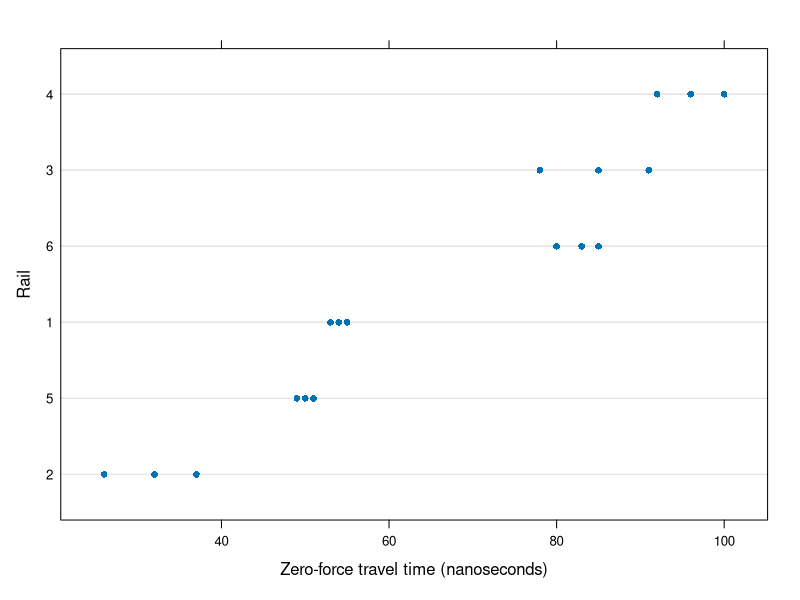
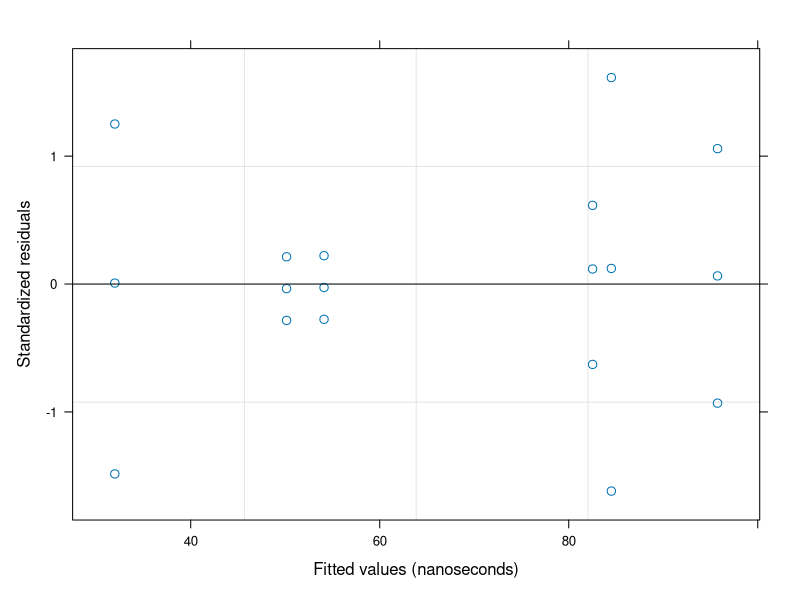
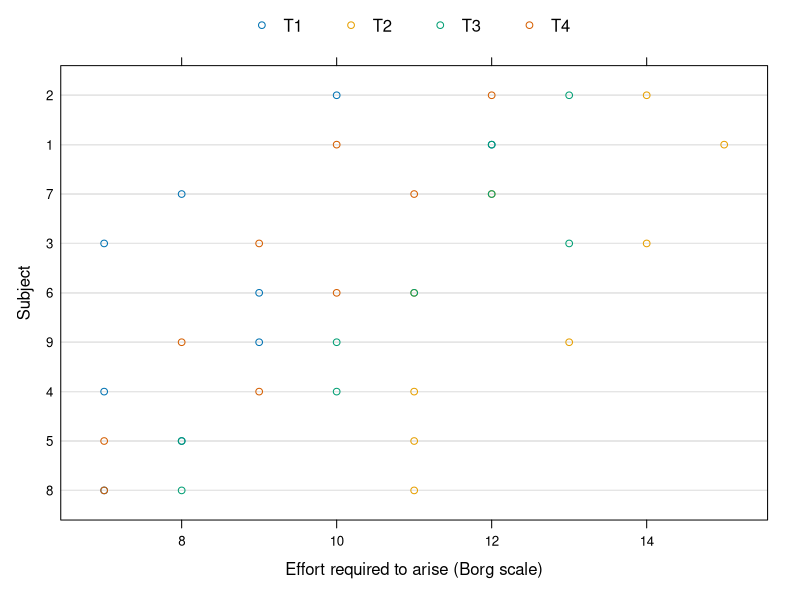
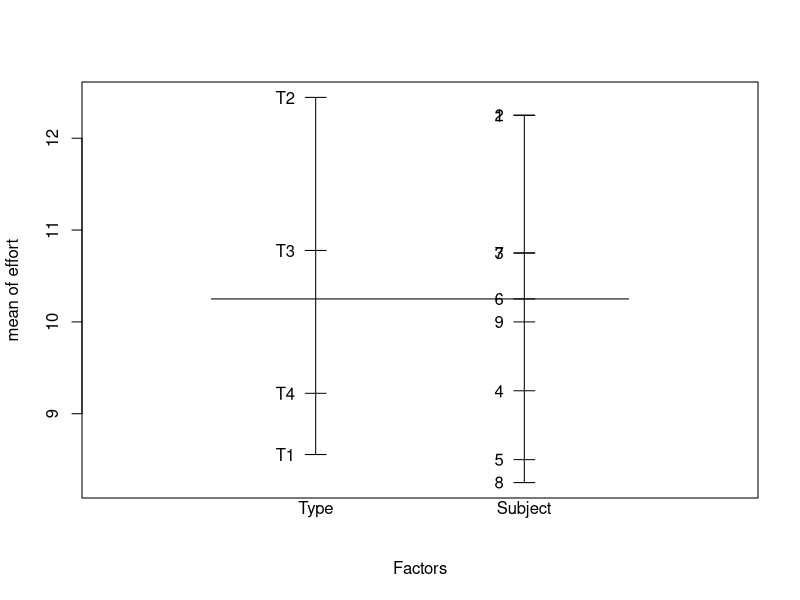
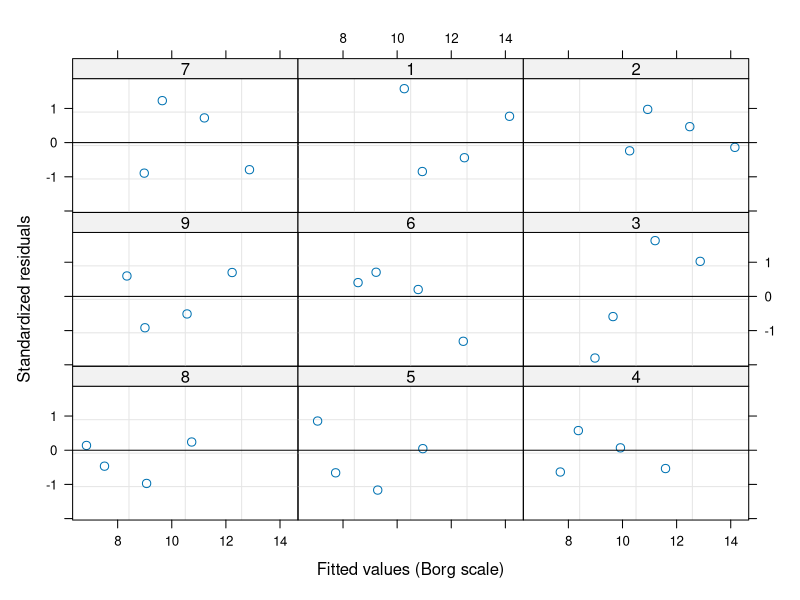
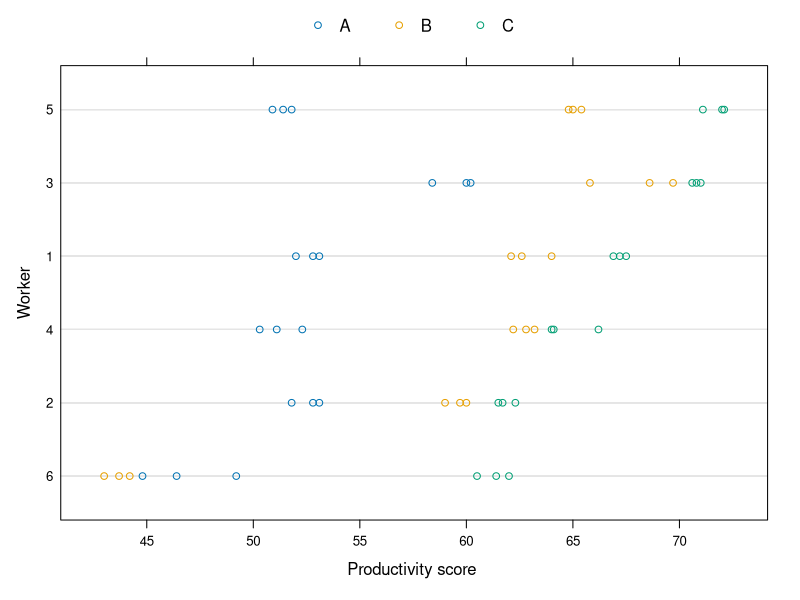
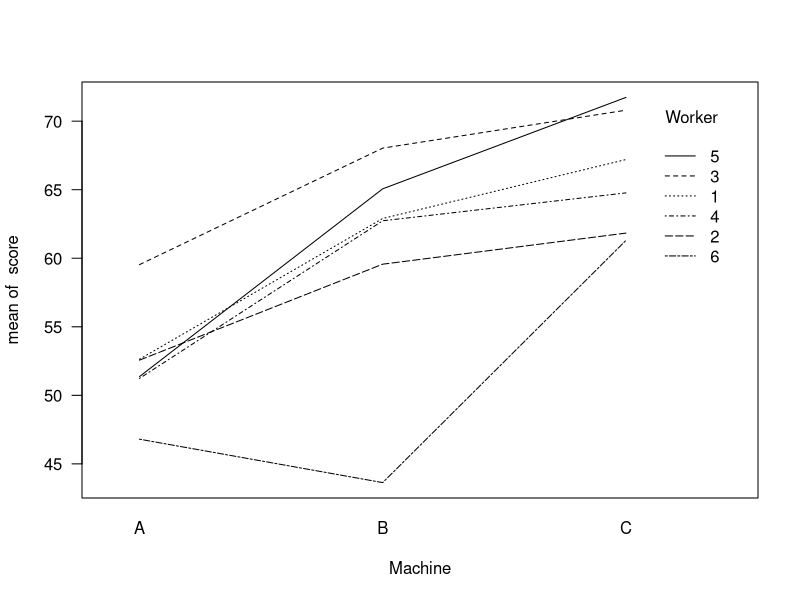
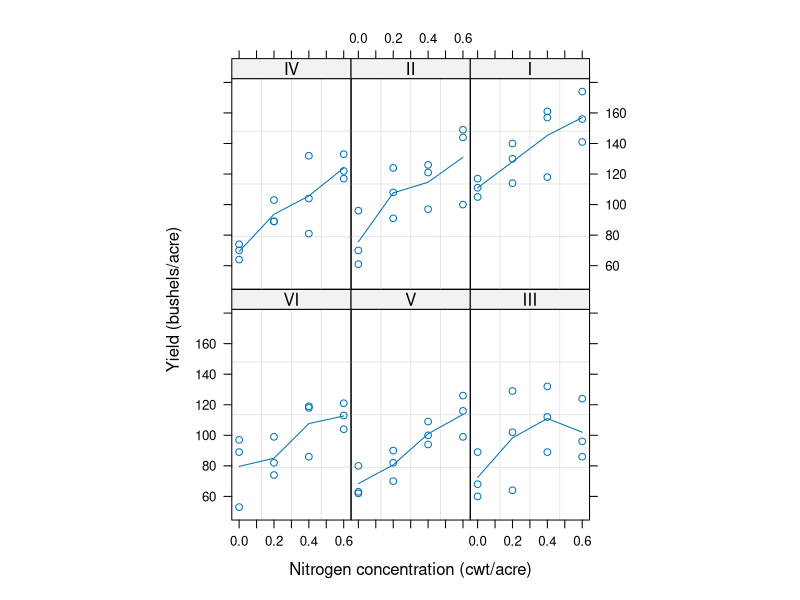

The R source for these figures, in order:
## ---- chunk 1
knitr::opts_chunk$set(echo = TRUE)
knitr::opts_chunk$set(fig.align = "center")
knitr::opts_chunk$set(fig.height = 4)
knitr::opts_chunk$set(fig.width = 4)
## ---- chunk 2
library(nlme)
head(Rail)
class(Rail)
plot(Rail)
## ---- chunk 3
fm1Rail.lm <- lm(travel ~ 1, data = Rail)
summary(fm1Rail.lm)
## ---- chunk 4
fm2Rail.lm <- lm(travel ~ Rail - 1, data = Rail)
summary(fm2Rail.lm)
## ---- chunk 5
fm1Rail.lme <- lme(travel ~ 1, data = Rail, random = ~ 1 | Rail)
summary(fm1Rail.lme)
## ---- chunk 6
fm1Rail.lmeML <- update(fm1Rail.lme, method = "ML")
summary(fm1Rail.lmeML)
## ---- chunk 7
plot(fm1Rail.lme)
intervals(fm1Rail.lme)
anova(fm1Rail.lme)
## ---- chunk 8
plot(ergoStool)
plot.design(ergoStool)
## ---- chunk 9
#options( contrasts = c(factor = "contr.treatment", ordered = "contr.poly"))
options( contrasts = c(factor = "contr.helmert", ordered = "contr.poly"))
contrasts(ergoStool$Type)
## ---- chunk 10
ergoStool1 <- ergoStool[ ergoStool$Subject == "1", ]
model.matrix( effort ~ Type, ergoStool1)
## ---- chunk 11
fm1Stool <- lme(effort ~ Type, data = ergoStool, random = ~ 1 | Subject)
summary(fm1Stool)
anova(fm1Stool)
## ---- chunk 12
options( contrasts = c(factor = "contr.treatment", ordered = "contr.poly"))
#options( contrasts = c(factor = "contr.helmert", ordered = "contr.poly"))
contrasts(ergoStool$Type)
fm2Stool <- lme(effort ~ Type, data = ergoStool, random = ~ 1 | Subject)
summary(fm2Stool)
anova(fm2Stool)
## ---- chunk 13
model.matrix( effort ~ Type - 1, ergoStool1 )
fm3Stool <- lme(effort ~ Type, data = ergoStool, random = ~ 1 | Subject)
summary(fm3Stool)
anova(fm3Stool)
## ---- chunk 14
intervals(fm1Stool)
plot(fm1Stool, form = resid(., type = "p") ~ fitted(.) | Subject, abline = 0)
## ---- chunk 15
plot(Machines)
## ---- chunk 16
attach(Machines)
interaction.plot(Machine, Worker, score, las = 1)
detach()
## ---- chunk 17
fm1Machine <- lme(score ~ Machine, data = Machines, random = ~ 1 | Worker)
summary(fm1Machine)
## ---- chunk 18
fm2Machine <- update(fm1Machine, random = ~ 1 | Worker/Machine )
summary(fm2Machine)
anova(fm1Machine, fm2Machine)
## ---- chunk 19
# Omit 10 of 54 values.
MachinesUnbal <- Machines[-c(2,3,6,8,9,12,19,20,27,33), ]
table(MachinesUnbal$Machine, MachinesUnbal$Worker)
fm1MachinesU <- lme( score ~ Machine, data = MachinesUnbal, random = ~ 1 | Worker/Machine)
summary(fm1MachinesU)
intervals(fm1MachinesU)
## ---- chunk 20
plot(Oats)
## ---- chunk 21
fm1Oats <- lme(yield ~ ordered(nitro) * Variety, data = Oats, random = ~ 1 | Block/Variety)
anova(fm1Oats)
## ---- chunk 22
fm2Oats <- update(fm1Oats, yield ~ ordered(nitro) + Variety)
anova(fm2Oats)
summary(fm2Oats)
## ---- chunk 23
fm3Oats <- update(fm1Oats, yield ~ ordered(nitro))
#anova(fm3Oats)
summary(fm3Oats)
## ---- chunk 24
fm4Oats <- lme(yield ~ nitro, data = Oats, random = ~ 1 | Block/Variety)
summary(fm4Oats)
VarCorr(fm4Oats)
intervals(fm4Oats)
## ---- chunk 25
plot(augPred(fm4Oats), aspect = 2.5, layout = c(6,3), between = list(x=c(0,0,0.5)))
